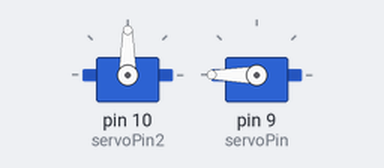
Simulated run of this sketch. Board: Arduino Uno, built with avr-gcc and run on an emulated ATmega328P. Parts: 2 × servo.

Above: at 0.05 s.
At 4.05 s:
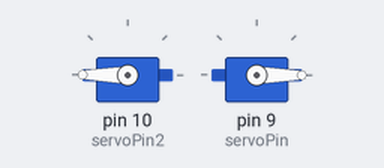
At 8.0 s:
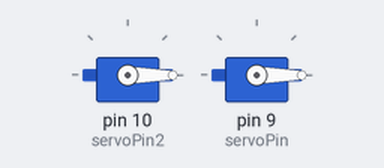
Timing chart, 0 to 10.4 s (numbered marks = the images above):
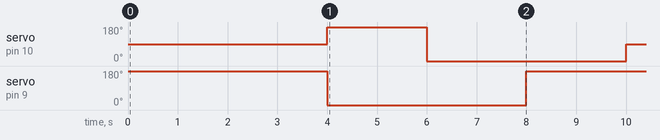

The sketch:

jaw_and_eye_test.ino
```cpp
#include <Servo.h>
// Declare the Servo pin
int servoPin = 9;
int servoPin2 = 10;
// Create a servo object
Servo Servo2;
Servo Servo1;
void setup() {
  Servo2.attach(servoPin2);
  Servo1.attach(servoPin);
}
void loop() {
   Servo1.write(180);
  delay(2000);
  Servo2.write(90);
  delay(2000);
  Servo1.write(0);
   Servo2.write(180);
  delay(2000);
   Servo2.write(0);
  delay(2000);

}
```

Measured:
- by itself, servo on pin 10 (servoPin2): repeats every 8.0 s: 0° 4.0 s, 90° 2.0 s, 180° 2.0 s
- by itself, servo on pin 9 (servoPin): alternates 180° for 4.0 s and 0° for 4.0 s
